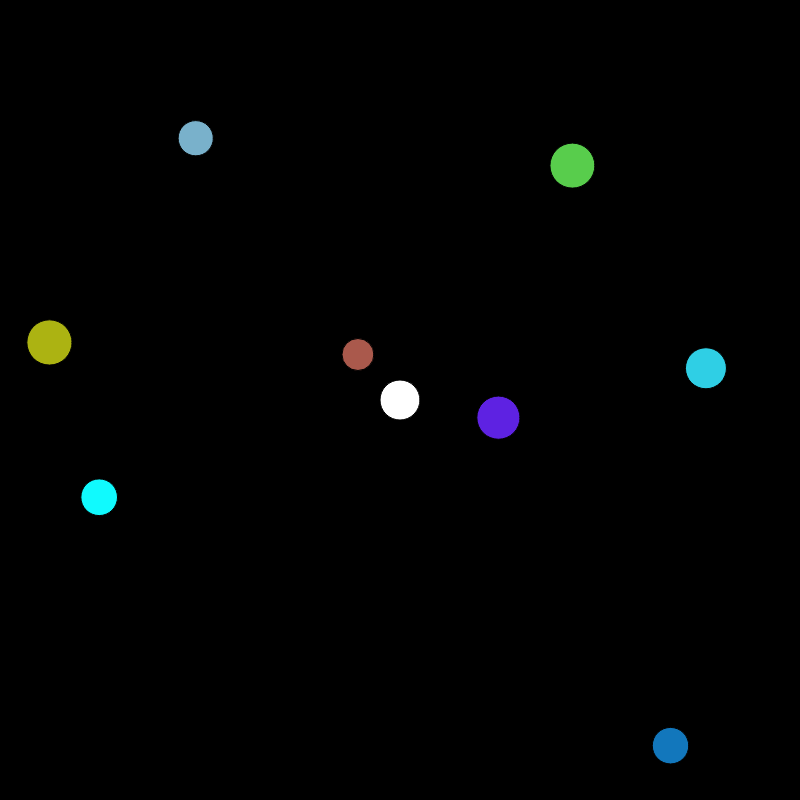
Frame 1 (no input)
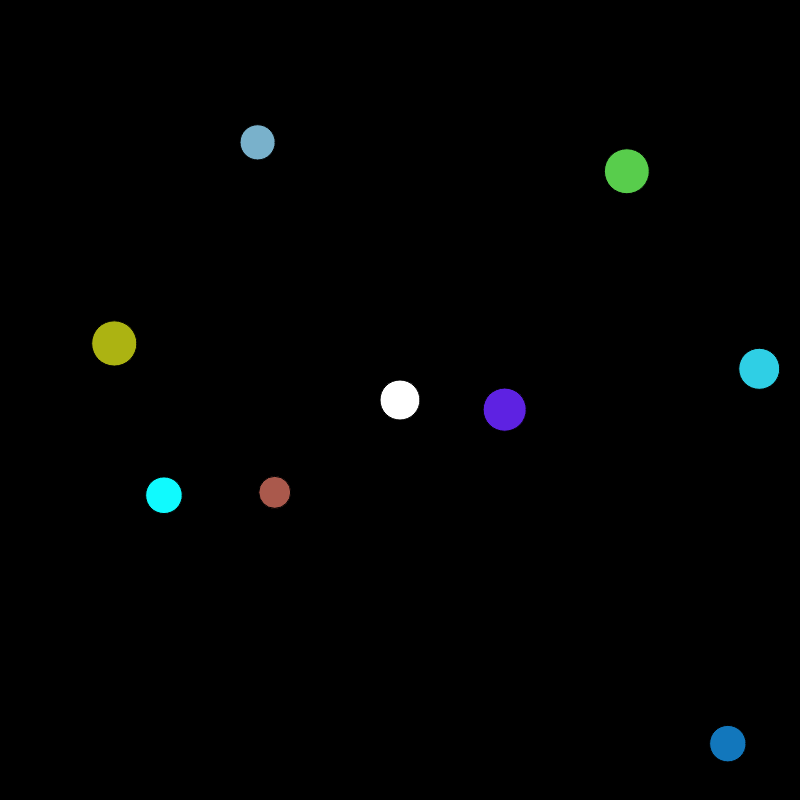
Frame 60 (no input)
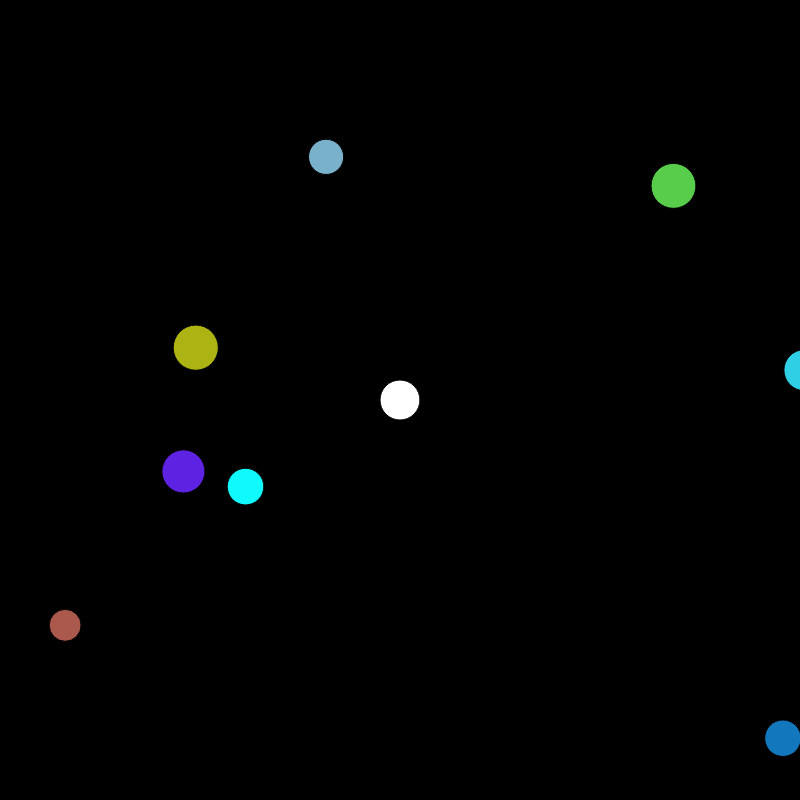
Frame 120 (the mouse pressed at the canvas centre since frame 60)

The p5.js sketch that drew these frames (run headless with seeded random() and noise() and a simulated clock; from frame 60 on, the mouse is pressed at the canvas centre):

// p5.js sketch
// ── sketch.js
// gravitational force (like outer space) with multiple objects!
let m = [];
let a;

function setup() {
	createCanvas(800, 800);
	// let minx = random(width / 3);
	// let maxx = random((2 * width) / 3);
	// let miny = random(height / 6);
	// let maxy = random(height / 3);
	for (let i = 0; i < 8; i++) {
		m[i] = new Mover(random(width), random(height), random(15, 25));
	}
	a = new Attractor();
}

function draw() {
	background(0);

		for (let i = 0; i < m.length; i++) {

		  let grav = a.attract(m[i]);
		  m[i].applyForce(grav);
			m[i].move();
			m[i].display();
		}

		a.display();

//  noLoop();

}

class Attractor {
	constructor() {
		this.loc = createVector(width/2, height/2);
		this.mass = 40;
		this.g = 0.4 // gravitational constant (we can make it up)

	}
	display() {
		stroke(1);
		fill(255);
		ellipse(this.loc.x, this.loc.y, 40, 40);
	}

	attract(mover) { // Fg = (G * m1 * m2) / (d^2)
		this.f = p5.Vector.sub(this.loc, mover.loc);
		this.d = p5.Vector.mag(this.f); // distance between mover and attractor
		this.f.normalize(); // direction of gravitational force

		let strength = (this.g * this.mass * mover.mass) / (this.d * this.d); // magnitude

		this.f.mult(strength); // magnitude * direction

		if (this.f > 25) { // limit strength of force so planets don't fly off screen
			this.f = 25;
		}
		if (this.f < 5) {
			this.f = 5;
		}

		return this.f;
	}
}

class Mover {
  constructor(x, y, m) {
		this.loc = createVector(x, y);
		this.vel = createVector(0, 0);
		this.acc = createVector(1, 0); // initial velocity for circular pattern
		this.mass = m;
		this.col = color(random(255), random(255), random(255));
	}

  move() {
		this.vel.add(this.acc);
		this.loc.add(this.vel);
	}

	display() {
		stroke(1);
		fill(this.col, 150);
		ellipse(this.loc.x, this.loc.y, this.mass * 2, this.mass * 2);
		this.acc.mult(0); // wipe acceleration so it doesn't accumulate
	}

  // wrong, should use this. notation
	applyForce(force) {
		let newForce = force;
		this.acc.add(force);
	}
}
